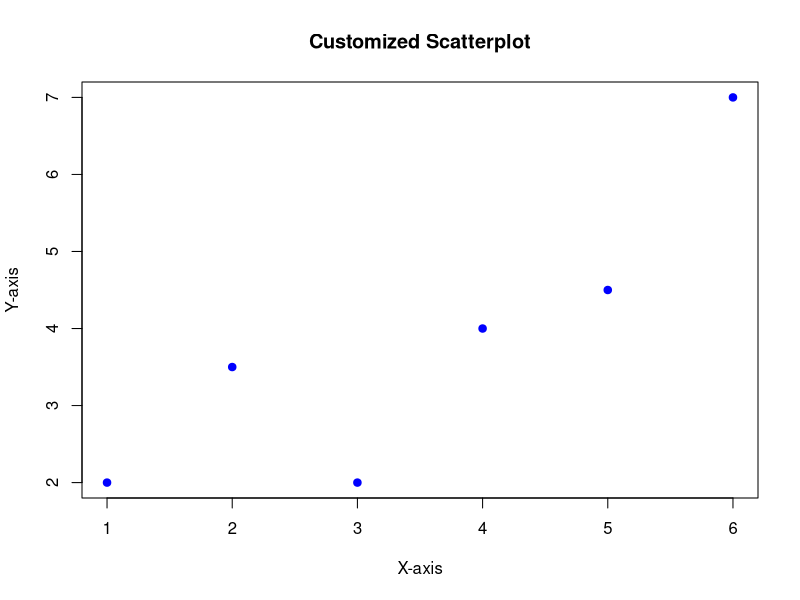
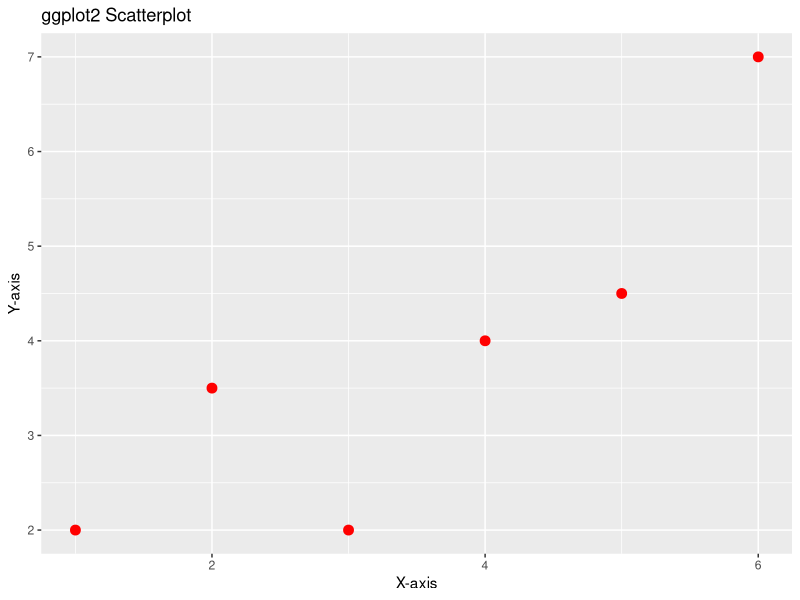

Here is the R script that generated these plots, in order:
## ---- chunk 1
data_example <- data.frame(
  x = c(1, 2, 3, 4, 5, 6),
  y = c(2, 3.5, 2, 4, 4.5, 7)
)

# Customizing a plot
plot(data_example$x, data_example$y, type = "p", main = "Customized Scatterplot",
     xlab = "X-axis", ylab = "Y-axis", col = "blue", pch = 19)
## ---- chunk 2
# Load the ggplot2 library
library(ggplot2)

# Create a ggplot scatterplot
ggplot(data = data_example, aes(x = x, y = y)) +
  geom_point(size = 3, color = "red") +
  labs(title = "ggplot2 Scatterplot", x = "X-axis", y = "Y-axis")
